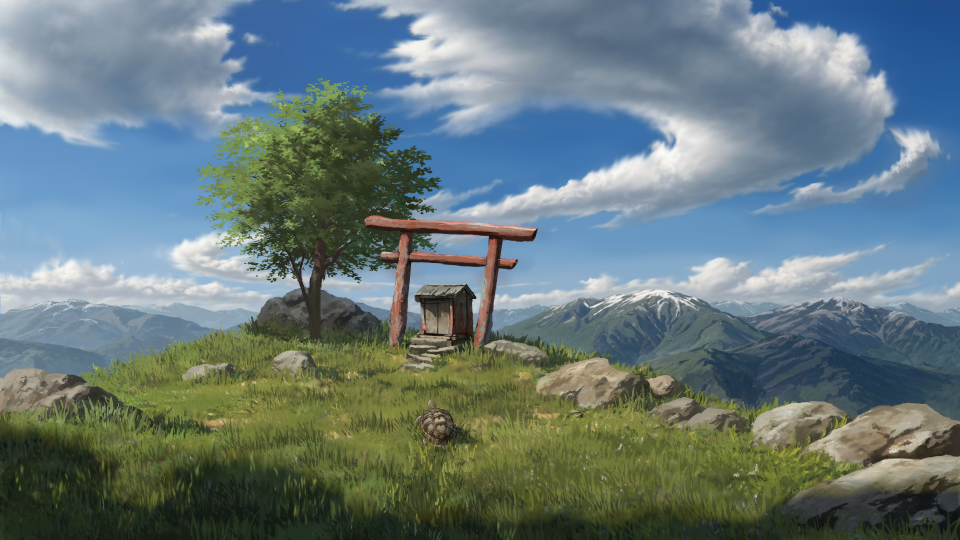
#> input picture configs/wallpapers/blue.jpeg, 1920 x 1080 px (shown at 1/2 size)
$ python extractor.py ../../wallpapers/blue.jpeg
#> lines starting #> are read from the running program, lines starting #| are printed output that depends on the picture
import sys
import json
import os
from PIL import Image
import colorsys
import subprocess
import re

def hex_to_rgb(hex_code):
    """Convierte un código hex (#RRGGBB) a una tupla RGB (0-255)."""
    hex_code = hex_code.lstrip('#')
    return tuple(int(hex_code[i:i+2], 16) for i in (0, 2, 4))

def rgb_to_hsv(r, g, b):
    """Convierte valores RGB (0-255) a HSV (H: 0-360, S: 0-255, V: 0-255)."""
    r, g, b = r/255.0, g/255.0, b/255.0
    max_c = max(r, g, b)
    min_c = min(r, g, b)
    diff = max_c - min_c

    if diff == 0:
        h = 0
    elif max_c == r:
        h = (60 * ((g - b) / diff) + 360) % 360
    elif max_c == g:
        h = (60 * ((b - r) / diff) + 120) % 360
    else:
        h = (60 * ((r - g) / diff) + 240) % 360

    s = 0 if max_c == 0 else diff / max_c
    v = max_c

    return h, s * 255, v * 255

def es_blanquecino(hex_code, umbral_saturacion=15, umbral_valor=230):
    """Determina si el color hex es blanquecino."""
    r, g, b = hex_to_rgb(hex_code)
    h, s, v = rgb_to_hsv(r, g, b)
    if s < umbral_saturacion and v > umbral_valor:
        return True
    return False

def get_brightest_vibrant_color(image_path):
#> called with image_path = '../../wallpapers/blue.jpeg'
    try:
        img = Image.open(image_path).convert('RGB')
        img.thumbnail((150, 150))
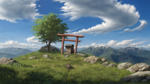
#> img: PIL image 150x84 RGB; mean R, G, B 103.8, 121.9, 123.8

        pixels = list(img.getdata())
#> pixels = 12600 items, first 6: (217, 222, 226), (214, 218, 221), (204, 210, 215), (193, 202, 209), (183, 195, 204), (175, 187, 199)
        candidates = []

        for r, g, b in pixels:
            rf, gf, bf = r / 255.0, g / 255.0, b / 255.0
            h, l, s = colorsys.rgb_to_hls(rf, gf, bf)

            if l < 0.20 or s < 0.25:
                continue

            score = (l * 3.0) + (s * 2.0)
            candidates.append((score, (rf, gf, bf)))
#> this loop made 12600 passes
#> (r, g, b, rf, gf, bf, h, l) on passes 1 to 3: (217, 222, 226, 0.851, 0.871, 0.886, 0.574, 0.869), (214, 218, 221, 0.839, 0.855, 0.867, 0.571, 0.853), (204, 210, 215, 0.8, 0.824, 0.843, 0.576, 0.822)
#> after the loop, candidates = 5682 items

        if candidates:
            candidates.sort(key=lambda x: x[0], reverse=True)
            _, best_rgb = candidates[0]
#> best_rgb = (0.98, 0.965, 0.941)
            r_adj, g_adj, b_adj = best_rgb
#> r_adj = 0.98; g_adj = 0.965; b_adj = 0.941
        else:
            r_adj, g_adj, b_adj = (0.7, 0.7, 0.75)

        h, l, s = colorsys.rgb_to_hls(r_adj, g_adj, b_adj)
#> h = 0.1; l = 0.961; s = 0.5

        final_l = max(l, 0.75)
#> final_l = 0.961
        final_s = max(s, 0.85)
#> final_s = 0.85

        r_final, g_final, b_final = colorsys.hls_to_rgb(h, final_l, final_s)
#> r_final = 0.994; g_final = 0.967; b_final = 0.927

        return '#{:02x}{:02x}{:02x}'.format(
            int(r_final * 255),
            int(g_final * 255),
            int(b_final * 255)
        )

    except Exception as e:
        print("Error analizando brillo:", e)
        return "#cba6f7"

def generate_colors(image_path):
    try:
        primary_hex = get_brightest_vibrant_color(image_path)
#> primary_hex = '#fdf6ec'

        # 1. Guardar JSON para Quickshell
        colors_data = {
            "colors": {
                "dark": {
                    "background": "#d9161616",
                    "surface": "#59242424",
                    "surface_bright": "#40313244",
                    "outline": "#313244",
                    "primary": primary_hex,
                    "primary_container": "#b4befe",
                    "on_background": "#cdd6f4",
                    "on_surface_variant": "#a6adc8",
                    "error": "#f38ba8"
                }
            }
        }

        quickshell_path = os.path.expanduser("~/.config/quickshell/colors.json")
        os.makedirs(os.path.dirname(quickshell_path), exist_ok=True)
        with open(quickshell_path, 'w') as f:
            json.dump(colors_data, f, indent=4)

        # 2. Guardar configuración para Kitty
        kitty_theme_content = f"""# Tema dinámico generado por extractor.py
background           #161616
foreground           #cdd6f4

color0               #282828
color1               {primary_hex}
color2               #a6e3a1
color3               #f9e2af
color4               {primary_hex}
color5               #f5c2e7
color6               #b4befe
color7               #ffffff

color8               #383838
color9               {primary_hex}
color10              #a6e3a1
color11              #f9e2af
color12              {primary_hex}
color13              #f5c2e7
color14              #b4befe
color15              #ffffff

cursor               {primary_hex}
cursor_text_color    #161616
selection_background {primary_hex}
selection_foreground #161616
"""

        kitty_path = os.path.expanduser("~/.config/kitty/current-theme.conf")
        os.makedirs(os.path.dirname(kitty_path), exist_ok=True)
        with open(kitty_path, 'w') as f:
            f.write(kitty_theme_content)

        # 3. Guardar colores dinámicos para Rofi (.rasi)
        rofi_colors_content = f"""* {{
    accent: {primary_hex};
    bg:        #161616cc;
    bg-alt:    #242424;
    fg:        #cdd6f4;
    muted:     #6c7086;
    subtle:    #45475a;

    background-color: transparent;
    text-color:       @fg;
}}
"""
        rofi_colors_path = os.path.expanduser("~/.config/rofi/colors.rasi")
        os.makedirs(os.path.dirname(rofi_colors_path), exist_ok=True)
        with open(rofi_colors_path, 'w') as f:
            f.write(rofi_colors_content)

        # 4. Adaptar GTK CSS
        core_theme_path = os.path.expanduser("~/.local/share/themes/core/gtk-3.0/gtk.css")
        if os.path.exists(core_theme_path):
            with open(core_theme_path, 'r') as f:
                gtk_css_content = f.read()
            gtk_css_content = gtk_css_content.replace("#cba6f7", primary_hex)
            gtk_css_content = gtk_css_content.replace("#CBA6F7", primary_hex)
        else:
            gtk_css_content = f"/* Tema base core no encontrado */\n* {{ color: {primary_hex}; }}"

        gtk_dir = os.path.expanduser("~/.config/gtk-3.0")
        os.makedirs(gtk_dir, exist_ok=True)
        gtk_path = os.path.join(gtk_dir, "gtk.css")
        with open(gtk_path, 'w') as f:
            f.write(gtk_css_content)

        # 5. Adaptar ~/.p10k.zsh (Ruta y OS Icon)
        p10k_path = os.path.expanduser("~/.p10k.zsh")
        if os.path.exists(p10k_path):
            with open(p10k_path, 'r') as f:
                p10k_content = f.read()

            if es_blanquecino(primary_hex):
                fg_color = "0"       # Texto ruta a negro
                short_color = "0"    # Directorios acortados a negro
                anchor_color = "0"   # Anclas a negro
                os_fg = "7"          # Icono de Arch en blanco
                os_bg = "0"          # Fondo del icono de Arch a negro
            else:
                fg_color = "254"     # Valor original
                short_color = "250"  # Valor original
                anchor_color = "255" # Valor original
                os_fg = "232"        # Valor original del icono
                os_bg = "7"          # Valor original del fondo del icono

            # Reemplazar variables de la ruta
            p10k_content = re.sub(
                r'(typeset\s+-g\s+POWERLEVEL9K_DIR_FOREGROUND=)\S+',
                rf'\g<1>{fg_color}',
                p10k_content
            )
            p10k_content = re.sub(
                r'(typeset\s+-g\s+POWERLEVEL9K_DIR_SHORTENED_FOREGROUND=)\S+',
                rf'\g<1>{short_color}',
                p10k_content
            )
            p10k_content = re.sub(
                r'(typeset\s+-g\s+POWERLEVEL9K_DIR_ANCHOR_FOREGROUND=)\S+',
                rf'\g<1>{anchor_color}',
                p10k_content
            )

            # Reemplazar variables del icono de Arch Linux (os_icon)
            p10k_content = re.sub(
                r'(typeset\s+-g\s+POWERLEVEL9K_OS_ICON_FOREGROUND=)\S+',
                rf'\g<1>{os_fg}',
                p10k_content
            )
            p10k_content = re.sub(
                r'(typeset\s+-g\s+POWERLEVEL9K_OS_ICON_BACKGROUND=)\S+',
                rf'\g<1>{os_bg}',
                p10k_content
            )

            with open(p10k_path, 'w') as f:
                f.write(p10k_content)

        # 6. Recargar Kitty en caliente
        subprocess.run(["pkill", "-SIGUSR1", "kitty"], capture_output=True)
#> (this line was passed over: subprocess is not available in this run)

    except Exception as e:
        print("Error:", e)

if __name__ == "__main__":
    if len(sys.argv) > 1:
        generate_colors(sys.argv[1])
